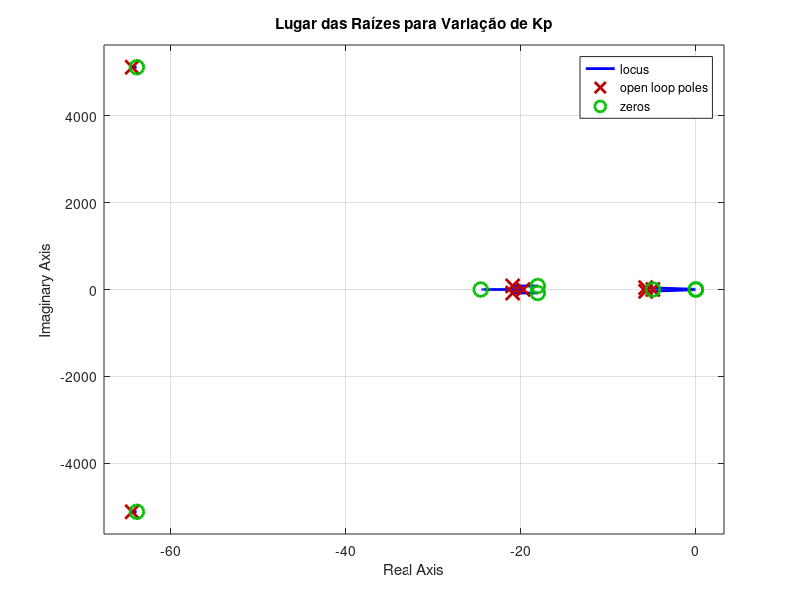
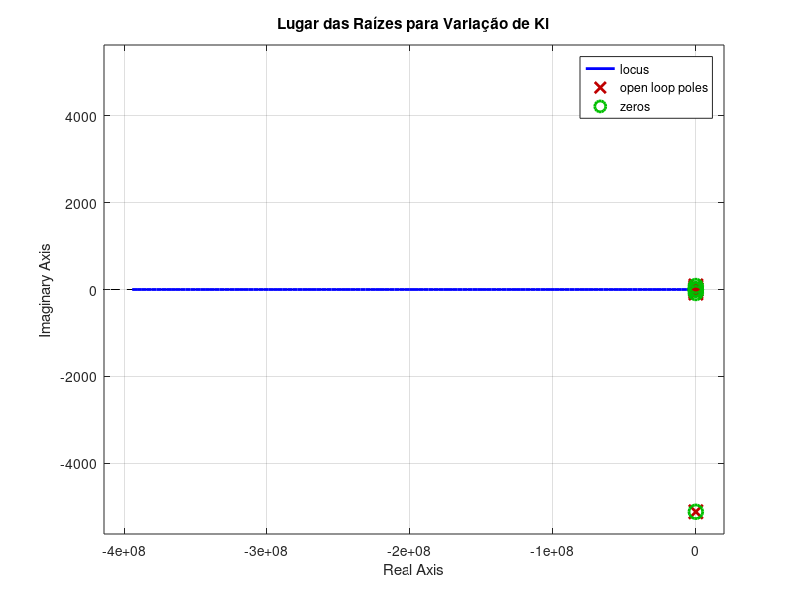

Reproduce these figures in MATLAB, in order. (Note: this script raises an error after producing the figures.)
clear 
clc
close all

% Definir os parâmetros do sistema
k_p = 105e3;  % N/m
k_m = 30.25e3;  % N/m
k_cinto = 52.5e3;  % N/m
K = 21.678;  % Nm/rad
k_b = 40e3;  % N/m
b_b = 220; % Ns/m
b_p = 325;  % Ns/m
b_m = 2408.04;  % Ns/m
b_cinto = 250;  % Ns/m
B_rot = 2.4692;  % Nms/rad
l = 0.19;  % m
M_total = 70;  % kg
M_t = 42.609;  % kg
M_m = 21.238;  % kg
M_c = 6.153;  % kg
J_c = 0.02;  % kgm^2
M_b = 35;  % kg
g = 9.81; % m/s^2

% Definindo as matrizes
n1 = ((1 + M_c * l^2) / (J_c + M_c * l^2) / (M_c + M_m))^(-1);
n2 = (-M_c * l / (J_c + M_c * l^2));
n3 = (M_c + M_m + ((M_c^2) * (l^2)) / (J_c + M_c * l^2));
A = [
    0, 0, 0, 0, 1, 0, 0, 0;
    0, 0, 0, 0, 0, 1, 0, 0;
    0, 0, 0, 0, 0, 0, 1, 0;
    0, 0, 0, 0, 0, 0, 0, 1;
    -(k_b + k_cinto) / M_b, k_cinto / M_b, 0, 0, -(b_b + b_cinto) / M_b, b_cinto / M_b, 0, 0;
    k_cinto * n3, -(k_cinto + k_m) * n3, k_m * n3, M_c * l * (M_c * l * g - K) / (J_c + M_c * l^2) * n3, b_cinto / (M_t + M_c), -(b_cinto + b_m) / (M_t + M_c), b_m / (M_t + M_c), -B_rot * n3 / (J_c + M_c * l^2);
    0, k_m / M_m, -(k_m + k_p) / M_m, 0, 0, b_m / M_m, -(b_m + b_p) / M_m, 0;
    n1 * n2 * k_cinto, n1 * n2 * (-k_cinto - k_m), k_m * n1 * n2, (M_c * l * g - K) / (J_c + M_c * l^2), n1 * n2 * b_cinto, (-b_cinto - b_m) * n1 * n2, b_m * n1 * n2, -B_rot / (J_c + M_c * l^2)
];

B = [
    0, 0, 0;
    0, 0, 0;
    0, 0, 0;
    0, 0, 0;
    1 / M_b, k_b / M_b, b_b / M_b;
    0, 0, 0;
    0, k_p / M_m, b_p / M_m;
    0, 0, 0
];

C =  [
    1, 0, 0, 0, 0, 0, 0, 0;
    0, 1, 0, 0, 0, 0, 0, 0;
    0, 0, 1, 0, 0, 0, 0, 0;
    0, 0, 0, 1, 0, 0, 0, 0;
    -(k_b + k_cinto) / M_b, k_cinto / M_b, 0, 0, -(b_b + b_cinto) / M_b, b_cinto / M_b, 0, 0;
    k_cinto * n3, -(k_cinto + k_m) * n3, k_m * n3, M_c * l * (M_c * l * g - K) / (J_c + M_c * l^2) * n3, b_cinto / (M_t + M_c), -(b_cinto + b_m) / (M_t + M_c), b_m / (M_t + M_c), -B_rot * n3 / (J_c + M_c * l^2);
    0, k_m / M_m, -(k_m + k_p) / M_m, 0, 0, b_m / M_m, -(b_m + b_p) / M_m, 0;
    n1 * n2 * k_cinto, n1 * n2 * (-k_cinto - k_m), k_m * n1 * n2, (M_c * l * g - K) / (J_c + M_c * l^2), n1 * n2 * b_cinto, (-b_cinto - b_m) * n1 * n2, b_m * n1 * n2, -B_rot / (J_c + M_c * l^2)
];

D =  [
    0, 0, 0;
    0, 0, 0;
    0, 0, 0;
    0, 0, 0;
    1 / M_b, k_b / M_b, b_b / M_b;
    0, 0, 0;
    0, k_p / M_m, b_p / M_m;
    0, 0, 0
];

% Definindo o espaço de estados
EspacoDeEstados = ss(A, B, C, D);
FT = tf(EspacoDeEstados(5, 1));
G = FT;

% Traçar o lugar das raízes variando Kp
figure(1)
rlocus(G);  % Corrigido para traçar o lugar das raízes da planta G
grid on
title('Lugar das Raízes para Variação de Kp');

% Ganho proporcional ótimo
Kp = 0.45;

% Função de transferência em malha fechada com Kp
FT_MF = feedback(Kp * G, 1);

% Função de transferência integrativa
s = tf('s');
FT_I = FT_MF / s;

figure(2)
rlocus(FT_I);  % Traçar lugar das raízes do sistema com ação integrativa
grid on 
title('Lugar das Raízes para Variação de Ki');

% Ganho integral ótimo
Ki = 20;

% Função de transferência em malha fechada com Kp e Ki
FT_PI = feedback(Kp * G + Ki / s * G, 1);  % Ajustado para FT_PI

% Função de transferência derivativa
FT_d = s * FT_PI;

figure(3)
rlocus(FT_d);  % Traçar lugar das raízes do sistema com ação derivativa
grid on 
title('Lugar das Raízes para Variação de Kd');

% Ganho derivativo
Kd = 0.0182;

% Controlador PID
PID = pid(Kp, Ki, 0);

% Função de transferência em malha fechada com o controlador PID
T = feedback(PID * G, 1);

figure(4)
margin(T);

tempoDeSimulacao = 2; %s
amostra = 0.0001;
tempo = 0:amostra:tempoDeSimulacao;
x0 = [0; 0; 0; 0; 0; 0; 0; 0];

u = 55438.083333333*ones(size(tempo));


[y, t] = lsim(G, u, tempo, x0);
[y_pi, t_pi] = lsim(T, u, tempo, x0);
y = y/9.81;
y_pi = y_pi/9.81;

figure(5)
plot(t, y, t_pi, y_pi)
xlabel('Tempo (s)');
ylabel('Aceleração (Gs)');
title('Aceleraçao do Banco');
legend('Malha aberta', 'PI')
% hold on;
% % Coordenadas do retângulo (área a ser ampliada)
% x1 = 0.05;
% x2 = 0.25;
% y1 = 25;
% y2 = 75;
% 
% % Desenhar o retângulo
% rectangle('Position', [x1, y1, x2-x1, y2-y1], 'EdgeColor', 'r', 'LineWidth', 2);
% 
% % Definir as coordenadas do novo eixo (axes) para o gráfico ampliado
% axes('Position', [0.6, 0.6, 0.25, 0.25]);
% box on;
% 
% % Desenhar o gráfico ampliado
% plot(t, y, t_pi, y_pi);
% xline(0.1, 'LineWidth', 2);
% xline(0.2, 'LineWidth', 2);
% line([0.1, 0.2], [35, 35], 'Color', 'r', 'LineStyle', '--', 'LineWidth', 1);
% x = [0.5 0.68];
% y = [0.8 0.8];
% annotation('textarrow',x,y,'String','Zona de aumento de lesão')
% x = [0.5 0.7];
% y = [0.3 0.6];
% annotation('textarrow',x,y,'String','Sem lesão')
% xlim([x1, x2]);
% ylim([y1, y2]);


% polos = pole(FT);
% zeros = zero(FT);
% format long
% 
% disp('Polos da função de transferência:');
% disp(polos);
% disp('Zeros da função de transferência:');
% disp(zeros);

% Coeficientes do numerador e denominador
Y = [0.02857, 5.526, 7.483e5, 4.914e7, 5.94e9, 1.522e11, 6.092e11, -0.09089, -2.809e-15];
X = [1, 206.8, 2.621e7, 2.044e9, 2.872e11, 1.052e13, 4.817e14, 9.119e15, 3.425e16];

% Definindo a função de transferência
H = tf(Y, X);

% Escolher um zero para o compensador próximo aos polos dominantes
z_c = -5;  % Posição do zero do compensador

% Escolher um polo que mova os polos dominantes para a esquerda
p_c = -9;  % Posição do polo do compensador

% Definir a função de transferência do compensador
Gc = tf([1, -z_c], [1, -p_c]);

% Sistema compensado
H_compensado = series(Gc, H);

% Calcular o ganho necessário para atingir os polos desejados
dominant_pole = -5.73 + 43.01i ;  % exemplo de polo dominante do sistema original
eval_H_compensado = evalfr(H_compensado, dominant_pole);
K = 1 / abs(eval_H_compensado);

% Aplicar o ganho ao sistema compensado
H_compensado = K * H_compensado;

% Verificar os polos de malha fechada resultantes
poles = pole(feedback(H_compensado, 1));

% Exibir o ganho e os polos resultantes
disp('Ganho do compensador:');
disp(K);
disp('Polos de malha fechada resultantes:');
disp(poles);

% Analisar o lugar das raízes do sistema compensado
figure;
rlocus(H_compensado);
title('Lugar das Raízes do Sistema Compensado');

% Resposta ao degrau do sistema original e do sistema compensado
figure;
step(feedback(H, 1));
hold on;
step(feedback(H_compensado, 1));
legend('Sistema Original', 'Sistema Compensado');
title('Resposta ao Degrau');



T = feedback(H, 1);
T2 = feedback(H_compensado, 1);


tempoDeSimulacao = 2; %s
amostra = 0.0001;
tempo = 0:amostra:tempoDeSimulacao;
x0 = [0; 0; 0; 0; 0; 0; 0; 0];

u = 55438.083333333*ones(size(tempo));

[y_pi2, t_pi2] = lsim(T2, u, tempo, x0);
y_pi2 = y_pi2/9.81;

% Plot comparison of time responses
figure(4)
plot(t_pi, y_pi, t_pi2, y_pi2)
ylim([-150 150])
xlim([0 1])
title('Comparação sistema em malha fechada com e sem compensador');
legend('PI - Lugar das Raízes', 'PI com Compensador')
ylabel('Aceleração (Gs)')
xlabel('Tempo(s)')